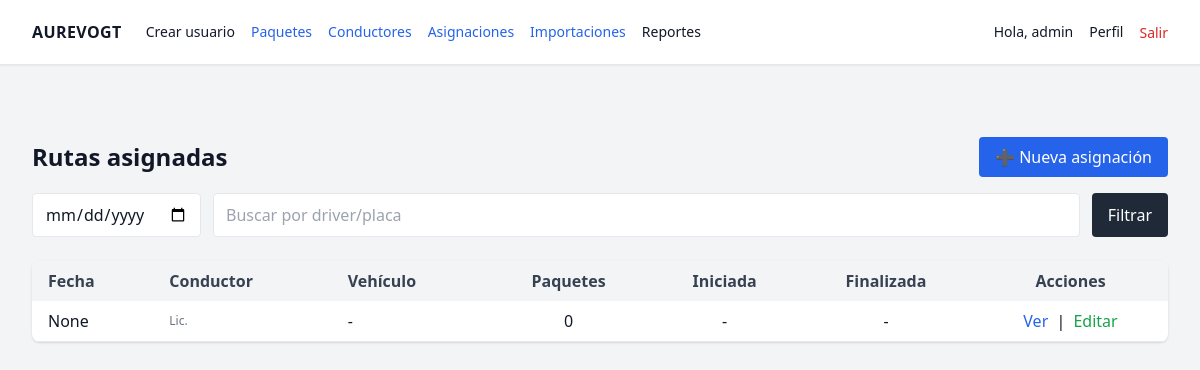
The app's page /assignments/ (signed in) with its own data.
### assignments/models.py (models this page shows, shortened)
class AssignmentBatch(models.Model):
    created_at = models.DateTimeField(auto_now_add=True)
    filter_json = models.JSONField(default=dict)  # ej {'status':'in_warehouse','zip':'33166'}
    total = models.IntegerField(default=0)
    assigned = models.IntegerField(default=0)
    notes = models.CharField(max_length=200, blank=True)
    service_date = models.DateField(null=True, blank=True, db_index=True)
    driver = models.ForeignKey(
        "drivers.Driver",
        on_delete=models.PROTECT,
        related_name="assignment_batches",
        null=True,
        blank=True,
    )
    total_packages = models.IntegerField(default=0)
    started_at = models.DateTimeField(null=True, blank=True)
    ended_at = models.DateTimeField(null=True, blank=True)
    class Meta:
        ordering = ("-service_date", "-created_at")

### assignments/views.py (the view, shortened to what this page needs)
# urls.py: path("", views.assignment_list, name="list"),
@login_required
def assignment_list(request):
    qs = Assignment.objects.all().select_related('driver').order_by('-id')
    date_str = request.GET.get('date')
    driver_id = request.GET.get('driver')
    q = request.GET.get('q')
    if date_str:
        qs = qs.filter(date=date_str)
    if driver_id:
        qs = qs.filter(driver_id=driver_id)
    if q:
        qs = qs.filter(reference__icontains=q)
    context = {
        'assignments': qs,
        'drivers': Driver.objects.all() if Driver else [],
        'selected_date': date_str or timezone.localdate().isoformat(),
        'selected_driver': driver_id or '',
        'q': q or '',
    }
    return render(request, 'assignments/assignment_list.html', context)

### assignments/templates/assignments/assignment_list.html (shortened to what this page needs)
{% extends 'base.html' %}
{% block content %}
<div class="max-w-6xl mx-auto mt-8">
  <div class="flex items-center justify-between">
    <h2 class="text-2xl font-bold">Rutas asignadas</h2>
    <a href="{% url 'assignments:create' %}"
       class="bg-blue-600 text-white px-4 py-2 rounded hover:bg-blue-700">
      ➕ Nueva asignación
    </a>
  </div>
  <form method="get" class="mt-4 flex gap-3">
    <input type="date" name="service_date" value="{{ request.GET.service_date }}"
           class="border rounded px-3 py-2"/>
    <input type="text" name="q" placeholder="Buscar por driver/placa"
           value="{{ request.GET.q }}" class="border rounded px-3 py-2 flex-1"/>
    <button class="bg-gray-800 text-white px-4 py-2 rounded">Filtrar</button>
  </form>
  <div class="mt-6 bg-white shadow rounded-lg overflow-hidden">
    <table class="min-w-full">
      <thead class="bg-gray-100 text-gray-700">
        <tr>
          <th class="py-2 px-4 text-left">Fecha</th>
          <th class="py-2 px-4 text-left">Conductor</th>
          <th class="py-2 px-4 text-left">Vehículo</th>
          <th class="py-2 px-4 text-center">Paquetes</th>
          <th class="py-2 px-4 text-center">Iniciada</th>
          <th class="py-2 px-4 text-center">Finalizada</th>
          <th class="py-2 px-4 text-center">Acciones</th>
        </tr>
      </thead>
      <tbody>
        {% for a in assignments %}
        <tr class="border-b hover:bg-gray-50">
          <td class="py-2 px-4">{{ a.service_date }}</td>
          <td class="py-2 px-4">
            <div class="text-xs text-gray-500">Lic. {{ a.driver.license_number }}</div>
          </td>
          <td class="py-2 px-4">{{ a.driver.vehicle.plate|default:"-" }}</td>
          <td class="py-2 px-4 text-center">{{ a.total_packages }}</td>
          <td class="py-2 px-4 text-center">{{ a.started_at|default:"-" }}</td>
          <td class="py-2 px-4 text-center">{{ a.ended_at|default:"-" }}</td>
          <td class="py-2 px-4 text-center">
            <a href="{% url 'assignments:detail' a.id %}" class="text-blue-600 hover:underline">Ver</a>
            <span class="mx-1">|</span>
            <a href="{% url 'assignments:edit' a.id %}" class="text-green-600 hover:underline">Editar</a>
          </td>
        </tr>
        {% empty %}
        <tr><td colspan="7" class="text-center py-6">No hay asignaciones</td></tr>
        {% endfor %}
      </tbody>
    </table>
  </div>
</div>
{% endblock %}

### templates/base.html (shortened to what this page needs)
{% load static %}
<!DOCTYPE html>
<html lang="es">
<head>
  <script src="https://cdn.tailwindcss.com"></script>
  <link
    rel="stylesheet"
    href="https://unpkg.com/leaflet@1.9.4/dist/leaflet.css"
  />
</head>
<body class="bg-gray-100 text-gray-900">
  {% if request.user.is_authenticated %}
  <nav class="bg-white border-b shadow-sm">
    <div class="mx-auto max-w-7xl px-4 sm:px-6 lg:px-8">
      <div class="flex h-16 items-center justify-between">
        <div class="flex items-center gap-6">
          <a href="{% url 'dashboard' %}" class="font-bold tracking-wide">AUREVOGT</a>
          <div class="hidden md:flex items-center gap-4 text-sm">
            {% if request.user.is_superuser %}
              <a href="{% url 'users:create' %}" class="text-sm hover:text-gray-700">Crear usuario</a>
            {% endif %}
            <a href="{% url 'packages:list' %}" class="text-blue-600 hover:underline">Paquetes</a>
            <a href="{% url 'drivers:list' %}" class="text-blue-600 hover:underline">Conductores</a>
            <a href="{% url 'assignments:list' %}" class="text-blue-600 hover:underline">Asignaciones</a>
            <a href="{% url 'imports:list' %}" class="text-blue-600 hover:underline">Importaciones</a>
            <div class="relative group">
              <button class="hover:text-gray-700">Reportes</button>
            </div>
          </div>
        </div>
        <div class="flex items-center gap-4">
          <span class="text-sm">Hola, {{ request.user.first_name|default:request.user.username }}</span>
          <a href="{% url 'profile' %}" class="text-sm hover:text-gray-700">Perfil</a>
          <form method="post" action="{% url 'logout' %}">
            <button class="text-sm text-red-600 hover:text-red-700">Salir</button>
          </form>
        </div>
      </div>
    </div>
  </nav>
  {% endif %}
  <main class="mx-auto max-w-7xl px-4 sm:px-6 lg:px-8 py-6">
    {% block content %}{% endblock %}
  </main>
</body>
</html>

### records on screen
AssignmentBatch: service_date "None", driver.vehicle.plate "-", total_packages "0", started_at "-", ended_at "-"

### other values on screen
{{ request.user.first_name|default:request.user.username }} "admin"
